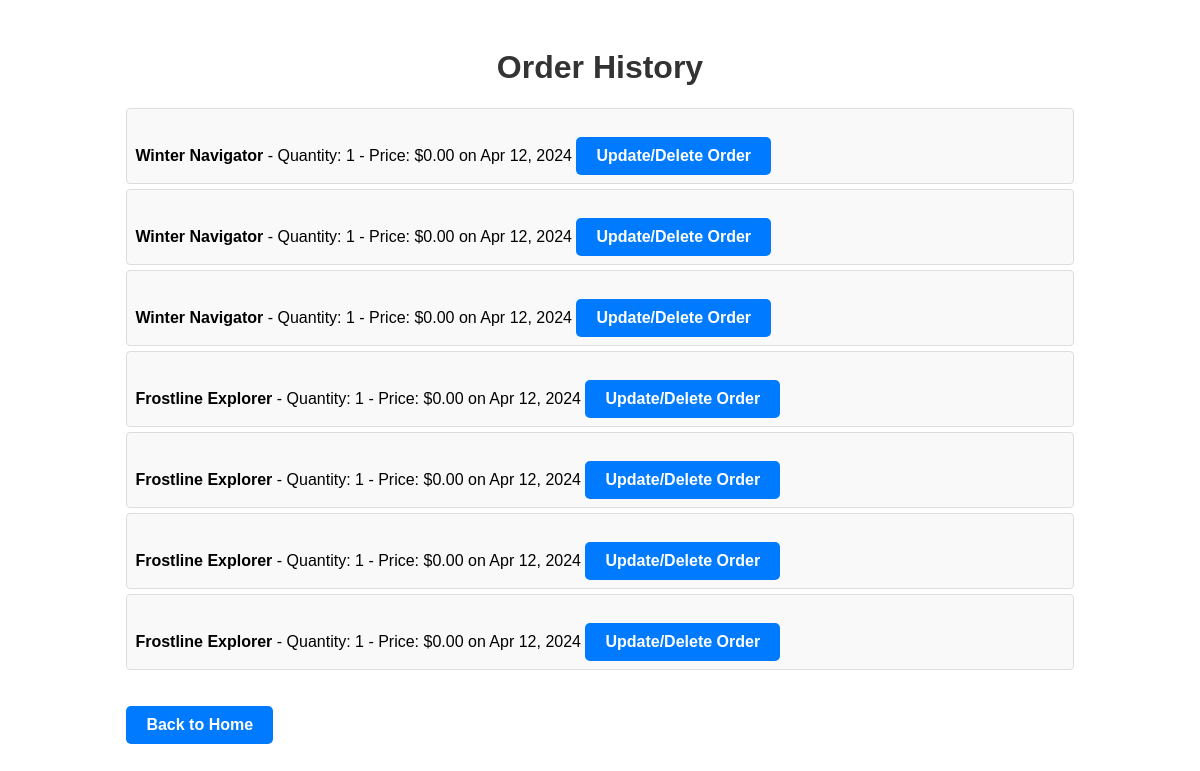
Page /kittenfactory/order_history/ (signed in) on the earlier database version.
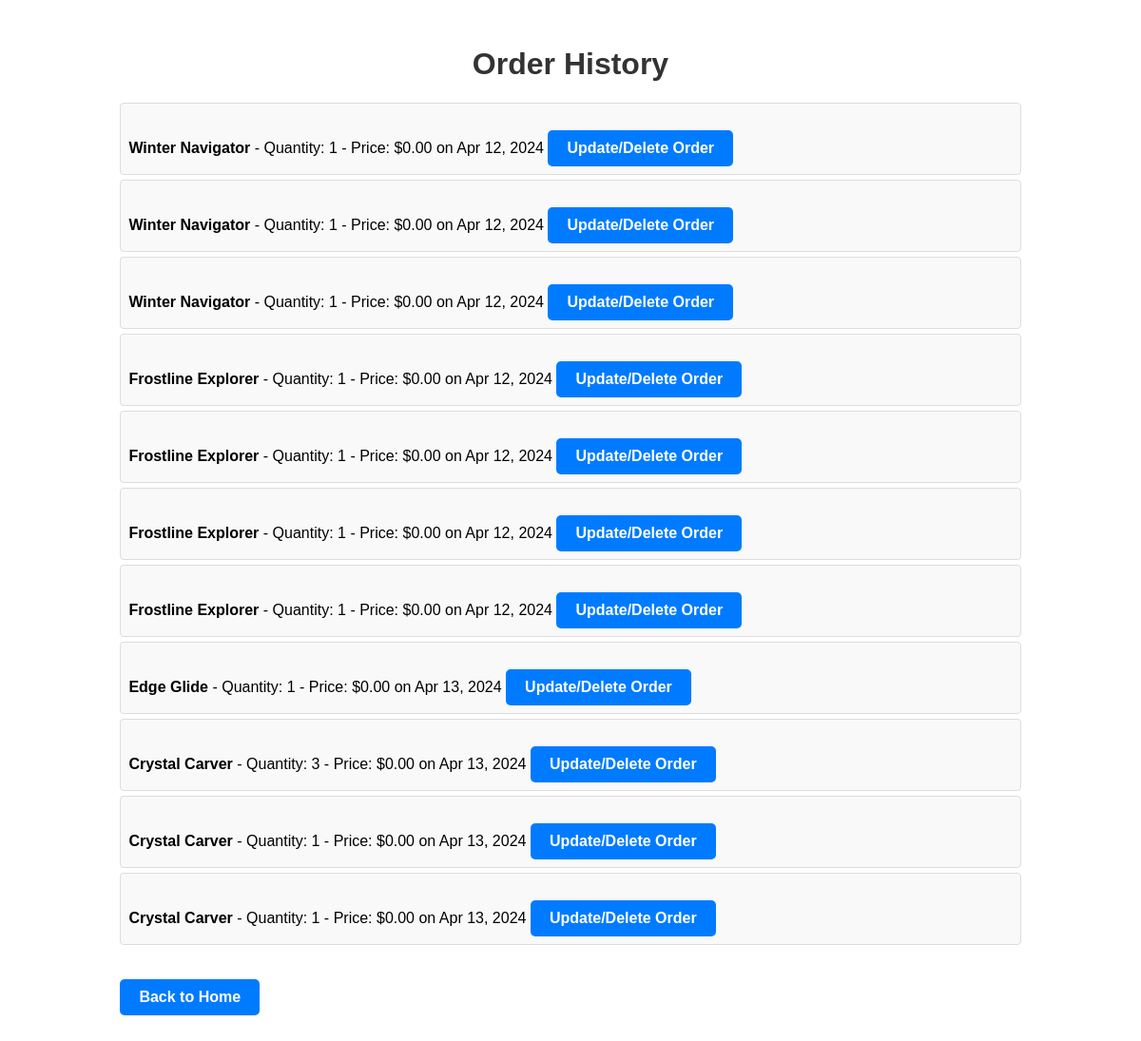
Same page on the later database version.
### kittenfactory/models.py (models this page shows)
class Order(models.Model):
    customer = models.ForeignKey(Customer, on_delete=models.CASCADE)
    product = models.ForeignKey(Product, on_delete=models.CASCADE)
    quantity = models.IntegerField()
    date = models.DateField(auto_now_add=True)
    price = models.DecimalField(max_digits=8, decimal_places=2, default=0.00)

class Product(models.Model):
    name = models.CharField(max_length=200)
    price = models.DecimalField(max_digits=10, decimal_places=2)
    description = models.TextField()
    makeup = models.CharField(max_length = 50)
    size = models.IntegerField()

### kittenfactory/views.py (the view)
# urls.py: path('order_history/', OrderHistoryView.as_view(), name='order_history'),
@method_decorator(login_required, name='dispatch')
class OrderHistoryView(ListView):
    model = Order
    template_name = 'order_history.html'
    context_object_name = 'orders'
    def get_queryset(self):
        customer = Customer.objects.get(user=self.request.user)
        return Order.objects.filter(customer=customer)

### kittenfactory/templates/order_history.html (shortened to what this page needs)
{% block content %}
<div class="container">
    <h1>Order History</h1>
    {% if orders %}
        <ul>
            {% for order in orders %}
            <li>
                <strong>{{ order.product.name }}</strong> - Quantity: {{ order.quantity }} - Price: ${{ order.price }} on {{ order.date|date:"M d, Y" }}
                <a href="{% url 'order-details' pk=order.pk %}" class="btn">Update/Delete Order</a>
            </li>
            {% endfor %}
        </ul>
    {% else %}
        <p class="no-orders">You have no order history.</p>
    {% endif %}
    <a href="{% url 'home' %}" class="btn btn-secondary">Back to Home</a>
</div>
{% endblock %}

Differences in the rows shown:
added Order: product.name "Edge Glide", quantity "1", price "0.00", date "Apr 13, 2024"
added Order: product.name "Crystal Carver", quantity "3", price "0.00", date "Apr 13, 2024"
added Order: product.name "Crystal Carver", quantity "1", price "0.00", date "Apr 13, 2024"
added Order: product.name "Crystal Carver", quantity "1", price "0.00", date "Apr 13, 2024"
